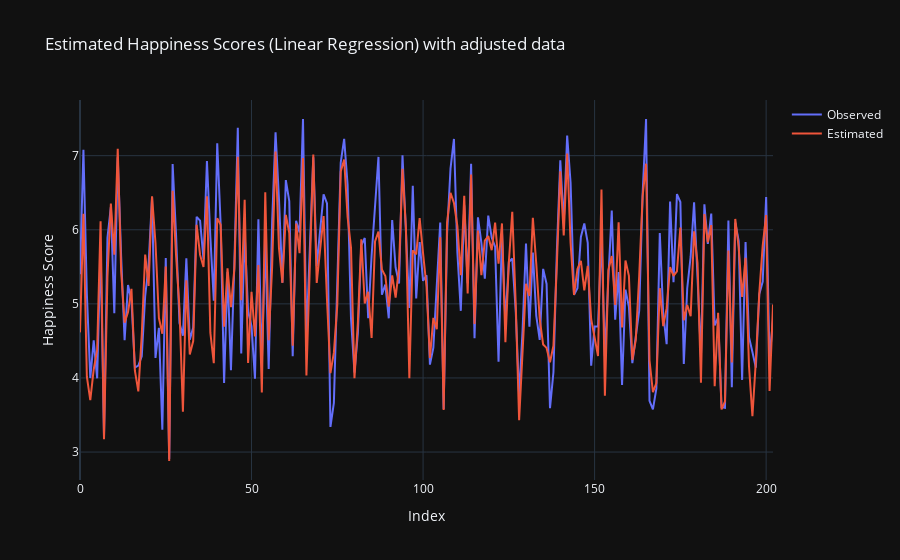

The cell this chart's notebook holds for it:
### Code cell
linear_regression_test = Test_Model(ajusted_dataframe[['economy_per_capita', 'family', 'life_expectancy', 'freedom', 'government_corruption', 'generosity', 'year', 'happiness_score']], LinearRegression(), 101)
print(linear_regression_test.metrics())
print(linear_regression_test.get_shapes())
graph_to_predict(linear_regression_test.get_test_data().reset_index(), 'Estimated Happiness Scores (Linear Regression) with adjusted data')

### Figure 1 — Plotly figure (JSON) as saved in the notebook; plotly's stock layout.template omitted (floating-point values rounded to 4 significant figures; data arrays with more than 128 entries replaced by an {"elided": "..."} marker saying what was removed)
{"data": [{"mode": "lines", "name": "Observed", "type": "scatter", "x": {"elided": "203 int values"}, "y": {"elided": "203 float values"}}, {"mode": "lines", "name": "Estimated", "type": "scatter", "x": {"elided": "203 int values"}, "y": {"elided": "203 float values"}}], "layout": {"title": {"text": "Estimated Happiness Scores (Linear Regression) with adjusted data"}, "xaxis": {"title": {"text": "Index"}}, "yaxis": {"title": {"text": "Happiness Score"}}}}
